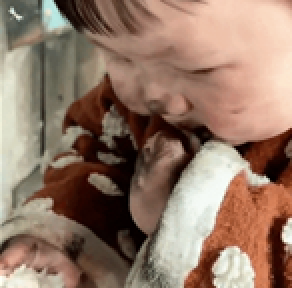
#> input picture project/01_demo/test.png, 146 x 144 px (shown 2 times larger)
$ python PIL_Numpy.py
#> lines starting #> are read from the running program, lines starting #| are printed output that depends on the picture
import numpy as np
from PIL import Image
import matplotlib.pyplot as plt

# PIL读取图片
img = Image.open("test.png")
#> img is the input picture: PIL image 146x144 RGB; mean R, G, B 147.3, 120.5, 103.7
# PIL图片转换为numpy数组
img_arr = np.array(img)
# 提取B通道
channel_B = img_arr[:,:,2]
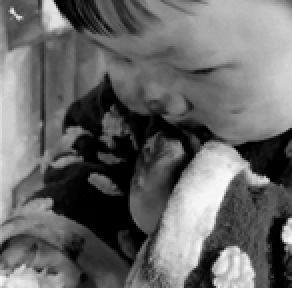
#> channel_B: shape (144, 146) (shown 2 times larger); min 0, max 252, mean 103.7
# 从numpy数组变为PIL图片
pil_image = Image.fromarray(img_arr)
# 显示图像
plt.imshow(img_arr[:, :, 2])
plt.show()
# 或者
pil_image.show("test")
